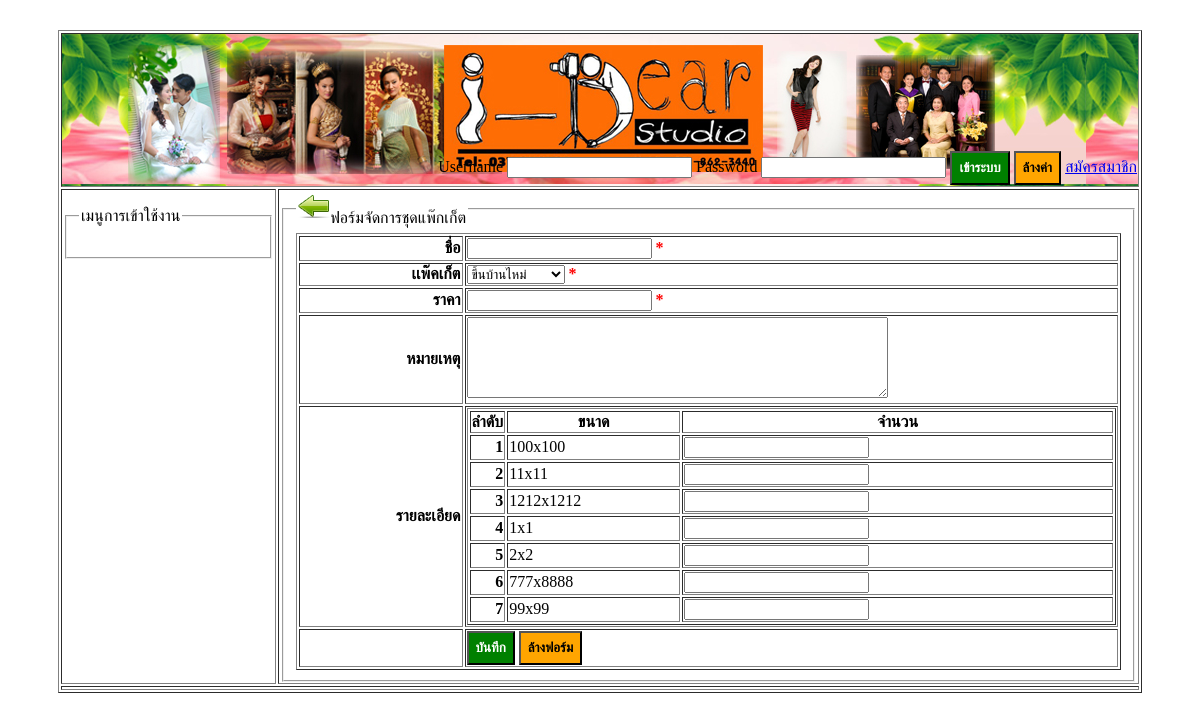
The page /package_set_form.php on the database its author committed.
### tables this page shows
CREATE TABLE IF NOT EXISTS `photo_size` (
  `size_id` int(11) NOT NULL AUTO_INCREMENT,
  `size_name` varchar(50) NOT NULL,
  `size_unit` varchar(25) NOT NULL,
  PRIMARY KEY (`size_id`)
);

### package_set_form.php (the view, shortened to what this page needs)
<?php include './inc_header.php'; ?>
<?php include './db/connect_db.php'; ?>
<?php
$id = $package_id = $name = $price = $remark = '';
?>
<tr>
    <td style="width:20%;vertical-align: text-top"><?php include './inc_menuleft.php'; ?></td>
    <td style="vertical-align: text-top">
        <fieldset>
            <legend><a href="package_set_manage.php"><img src="image/icon/32x32-previos-icon.png"/></a>ฟอร์มจัดการชุดแพ๊กเก็ต</legend>
            <form action="package_set_save.php" method="post">
                <table border="1">
                    <tbody>
                        <tr>
                            <td style="width: 20%;">ชื่อ</td>
                            <td>
                                <input type="text" name="name" value="<?= $name ?>" required/>
                                <span class="require">*</span></td>
                        </tr>
                        <tr>
                            <td>เเพ๊คเก็ต</td>
                            <td>
                                <?php
                                $sql1 = "SELECT * FROM package ORDER BY pac_name";
                                $result1 = mysqli_query($conn, $sql1) or die(mysqli_error($conn) . ' sql ::==' . $sql1);
                                ?>
                                <select name="package" required>
                                    <?php while ($row1 = mysqli_fetch_array($result1)) { ?>
                                        <?php if ($row1['pac_id'] == $package_id) { ?>
                                            <option value="<?= $row1['pac_id'] ?>" selected><?= $row1['pac_name'] ?></option>
                                        <?php } else { ?>
                                            <option value="<?= $row1['pac_id'] ?>"><?= $row1['pac_name'] ?></option>
                                        <?php } ?>
                                    <?php } ?>
                                </select>
                                <span class="require">*</span></td>
                        </tr>
                        <tr>
                            <td style="width: 20%;">ราคา</td>
                            <td>
                                <input type="number" name="price" value="<?= $price ?>" required/>
                                <span class="require">*</span></td>
                        </tr>
                        <tr>
                            <td style="width: 20%;">หมายเหตุ</td>
                            <td>
                                <textarea rows="5" cols="50" name="remark"><?= $remark ?></textarea>
                            </td>
                        </tr>
                        <tr>
                            <td style="width: 20%;">รายละเอียด</td>
                            <td>
                                <table border="1">
                                    <thead>
                                        <tr>
                                            <th style="width: 5%">ลำดับ</th>
                                            <th>ขนาด</th>
                                            <th>จำนวน</th>
                                        </tr>
                                    </thead>
                                    <tbody>
                                        <?php
                                        $sql3 = "SELECT * FROM photo_size ORDER BY size_name ASC";
                                        $result3 = mysqli_query($conn, $sql3);
                                        $row_photo_size = mysqli_num_rows($result3);
                                        ?>
                                        <?php
                                            $i = 0;
                                            while ($pic_size = mysqli_fetch_array($result3)){
                                        ?>
                                            <?php
                                            $no = $size = $index = $detail_id = $pacset_id = '';
                                            ?>
                                            <tr>
                                                <td><?= ($i + 1) ?>
                                                </td>
                                                <td>
                                                    <?=$pic_size['size_name'];?>
                                                </td>
                                                <td><input type="number" name="no<?= $i ?>" value="<?= $no ?>"/></td>
                                            </tr>
                                        <?php  $i++;} ?>
                                    </tbody>
                                </table>
                            </td>
                        </tr>
                        <tr>
                            <td><input type="hidden" name="record_photo_size" value="<?= $row_photo_size ?>"/></td>
                            <td><button type="submit" class="button-green">บันทึก</button>
                                <button type="reset" class="button-orange">ล้างฟอร์ม</button></td>
                        </tr>
                    </tbody>
                </table>
            </form>
        </fieldset>
    </td>
</tr>
<?php include './inc_footer.php'; ?>

### css/style.css (style rules this page uses)
.button-green { background-color: green; font-weight: bold; padding: 7px 7px 7px 7px; color: white; }
.button-orange { background-color: orange; font-weight: bold; padding: 7px 7px 7px 7px; }
table { width: 100%; }
span.require { color: red; font-weight: bolder; }
form table tbody tr td:first-child { text-align: right; font-weight: bold; }

### rows shown on the page
photo_size: size_name "100x100"
photo_size: size_name "11x11"
photo_size: size_name "1212x1212"
photo_size: size_name "1x1"
photo_size: size_name "2x2"
photo_size: size_name "777x8888"
photo_size: size_name "99x99"

### other values the page prints
form field package "ขึ้นบ้านไหม่"
